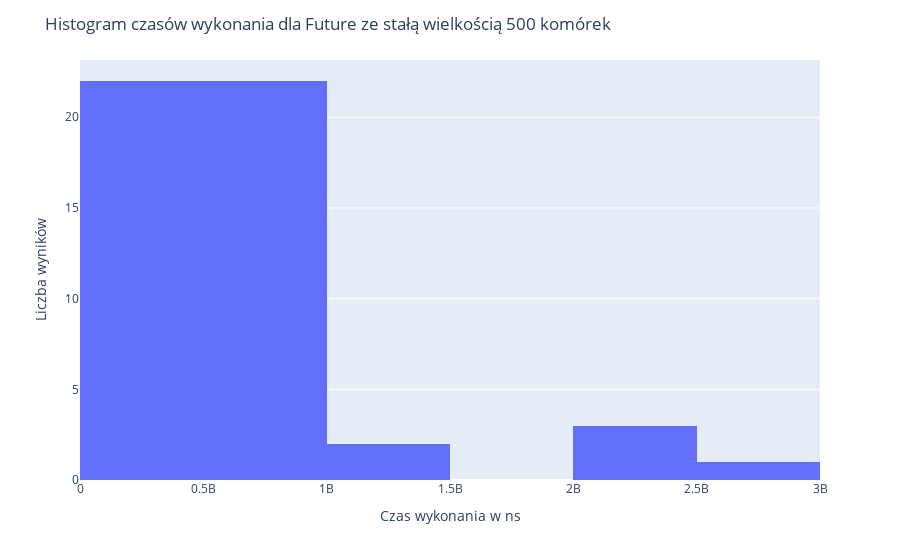

Notebook source saved alongside this figure:
### Code cell
df = pd.DataFrame(read_data("Wyniki/Parallel_Future_fix_chunk_500_game_of_life_performance.txt"))

fix_chunk_500_mean_ms = df[0].mean()/ 1e6
print(f'Średnia: {fix_chunk_500_mean_ms:0.2f} ms')

fig = px.histogram(df, x=0)
fig.update_xaxes(title='Czas wykonania w ns')
fig.update_yaxes(title='Liczba wyników')
fig.update_layout(title='Histogram czasów wykonania dla Future ze stałą wielkością 500 komórek')
fig.show()
fig.write_image("images/Parallel_Future_fix_chunk_500_game_of_life_performance.png", scale=3)

### Figure 1 — Plotly figure (JSON) as saved in the notebook; plotly's stock layout.template omitted (floating-point values rounded to 4 significant figures)
{"data": [{"alignmentgroup": "True", "bingroup": "x", "hoverlabel": {"namelength": 0}, "hovertemplate": "0=%{x}<br>count=%{y}", "legendgroup": "", "marker": {"color": "#636efa"}, "name": "", "offsetgroup": "", "orientation": "v", "showlegend": false, "type": "histogram", "x": [970840879, 1320939150, 485027859, 1228281064, 792287901, 728801467, 627779080, 2098629747, 843916871, 625063410, 525262226, 2199578179, 857671196, 599432915, 531077751, 712267779, 637428352, 2793935172, 581010390, 495201152, 506504816, 497792356, 783963192, 2484893310, 606269754, 433572890, 433446054, 430531320, 433100373, 463170873, 624535256, 534590906, 442119808, 428953721, 433336196, 438353126, 423021052, 517902249, 556303321, 452376953, 486545798, 441703321, 422376416, 431187314, 513776468, 539530963, 439373165, 444384446, 460218523, 469515314], "xaxis": "x", "yaxis": "y"}], "layout": {"barmode": "relative", "legend": {"tracegroupgap": 0}, "margin": {"t": 60}, "title": {"text": "Histogram czasów wykonania dla Future ze stałą wielkością 500 komórek"}, "xaxis": {"anchor": "y", "domain": [0, 1], "title": {"text": "Czas wykonania w ns"}}, "yaxis": {"anchor": "x", "domain": [0, 1], "title": {"text": "Liczba wyników"}}}}
